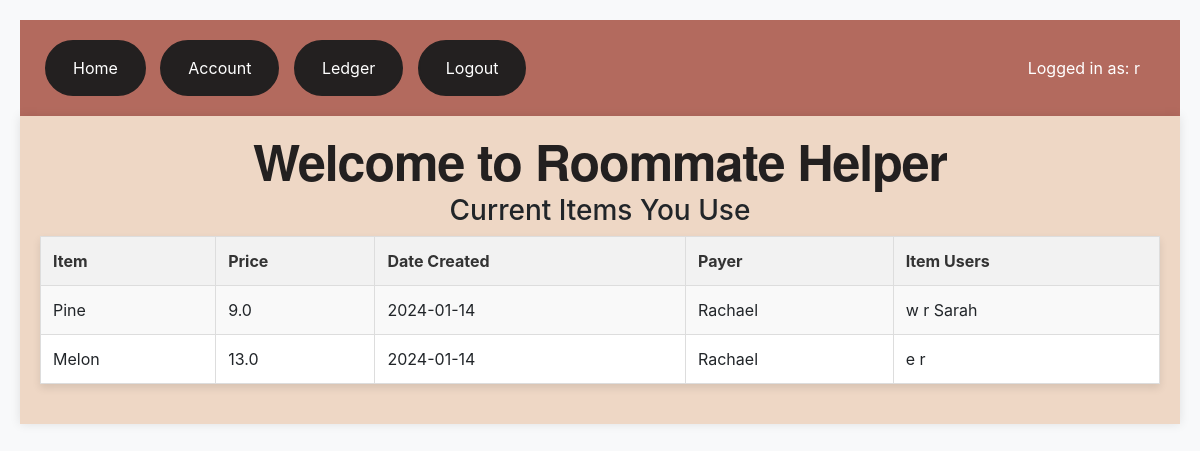
/ (signed in), run on the app's committed database.
### app.py (models this page shows, shortened)
class Users(UserMixin, db.Model):
    __tablename__ = 'users'
    id = db.Column(db.Integer, primary_key=True)
    username = db.Column(db.String(250), unique=True, nullable=False)
    password = db.Column(db.String(250), nullable=False)
    balance = db.Column(db.Float, nullable=False)
    date_created = db.Column(db.DateTime, default=datetime.utcnow)
    items = db.relationship('Items', secondary='user_items', backref='users')

class Items(db.Model):
    __tablename__ = 'items'
    id = db.Column(db.Integer, primary_key=True)
    itemName = db.Column(db.String(200), nullable=False)
    itemPrice = db.Column(db.Float, nullable=False)
    payerID = db.Column(db.Integer, db.ForeignKey('users.id'))
    date_created = db.Column(db.DateTime, default=datetime.utcnow)
    paid = db.Column(db.Boolean, default=False)

### app.py (the view)
@app.route('/', methods=['POST', 'GET'])
def index():
    users = Users.query.order_by(Users.date_created).all()
    items = Items.query.order_by(Items.date_created).all()
    return render_template('index.html', items=items, users=users)

### app.py (called while the page is built)
@login_manager.user_loader
def loader_user(user_id):
    return Users.query.get(user_id)

@app.before_request
def initialize():
    global item_user_status_dict
    if item_user_status_dict is None:
        item_user_status_dict = load_item_user_statuses()

### templates/index.html (shortened to what this page needs)
{% extends 'base.html' %}
{% block body %}
<h1>Welcome to Roommate Helper</h1>
    {% if current_user.is_authenticated %}
        <h3>Current Items You Use</h3>
        <table>
            <tr>
                <th>Item</th>
                <th>Price</th>
                <th>Date Created</th>
                <th>Payer</th>
                <th>Item Users</th>
            </tr>
            {% for item in items %}
                {% if current_user in item.users and current_user.id != item.payerID %}
                <tr>
                    <td>{{ item.itemName }}</td>
                    <td>{{ item.itemPrice }}</td>
                    <td>{{ item.date_created.date() }}</td>
                    <td>
                        {% for user in users %}
                            {% if user.id == item.payerID %}
                                {{ user.username }}
                            {% endif %}
                        {% endfor %}
                    </td>
                    <td>
                        {% for user in item.users %}
                            {{ user.username }}
                        {% endfor %}
                    </td>
                </tr>
                {% endif %}
        {% endfor %}
        </table>
    {% else %}
       <h3>Please log in or register to continue</h3>
    {% endif %}
{% endblock %}

### templates/base.html (shortened to what this page needs)
<!DOCTYPE html>
<html lang="en">
<head>
    <link rel="stylesheet" href="https://cdn.jsdelivr.net/npm/bootstrap@4.3.1/dist/css/bootstrap.min.css">
    <link rel="stylesheet" href="{{ url_for('static', filename='css/main.css') }}">
</head>
<body>
    <nav>
        {% if current_user.is_authenticated %}
            <div>
                <a href="{{ url_for('index') }}">Home</a>
                <a href="{{ url_for('account') }}">Account</a>
                <a href="{{ url_for('ledger') }}">Ledger</a>
                <a href="/logout">Logout</a>
            </div>
            <div class="logged-in-message">
                    Logged in as: {{ current_user.username }}
            </div>
        {% endif %}
    </nav>
    <div class="main-container">{% block body %}{% endblock %}</div>
</body>
</html>

### static/css/main.css (style rules this page uses)
body { background-color: #f8f9fa; padding: 20px; text-align: center; }
.main-container { background-color: #EED7C5; padding: 20px; box-shadow: 0px 0px 10px rgba(0, 0, 0, 0.1); display:flex; justify-content:center; flex-wrap: wrap; }
h1 { color: #232020; font-family: 'Helvetica Neue', sans-serif; font-size: 50px; font-weight: bold; letter-spacing: -1px; line-height: 1; text-align: center; width: 100%; }
nav { background-color: #B36A5E; overflow: hidden; display: flex; justify-content: space-between; align-items: center; padding: 20px 20px; }
nav a { color: white; text-align: center; padding: 14px 26px; text-decoration: none; border-radius: 32px; border: 2px solid #232020; display: inline-block; background-color: #232020; margin: 0 5px; }
.logged-in-message { color: white; margin-left: auto; padding-right: 20px; }
table { width: 100%; border-collapse: collapse; margin-bottom: 20px; box-shadow: 0 4px 8px rgba(0, 0, 0, 0.1); background-color: #fff; }
th, td { border: 1px solid #ddd; padding: 12px; text-align: left; }
th { background-color: #f2f2f2; color: #333; }
tr:nth-child(even) { background-color: #f9f9f9; }

### data on the page
Users: username "r"
Items: itemName "Pine", itemPrice "9.0", date_created "2024-01-14"
Users: username "Rachael"
Users: username "w"
Users: username "Sarah"
Items: itemName "Melon", itemPrice "13.0", date_created "2024-01-14"
Users: username "e"
